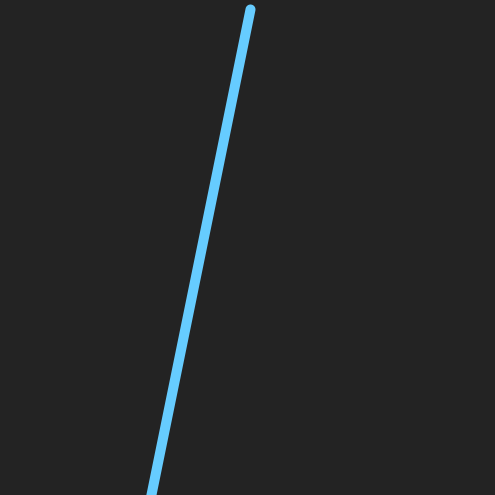
Frame 1 (no input)
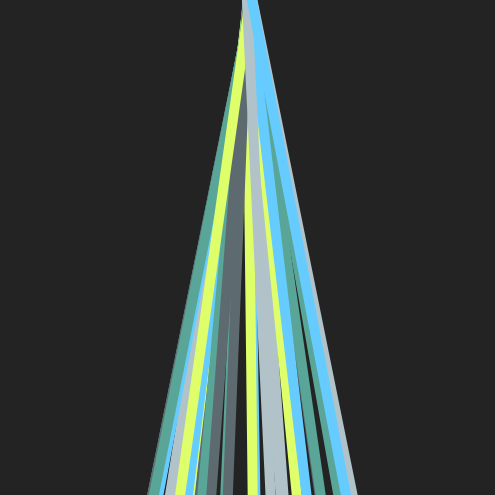
Frame 60 (the mouse pressed at the canvas centre just before this capture)
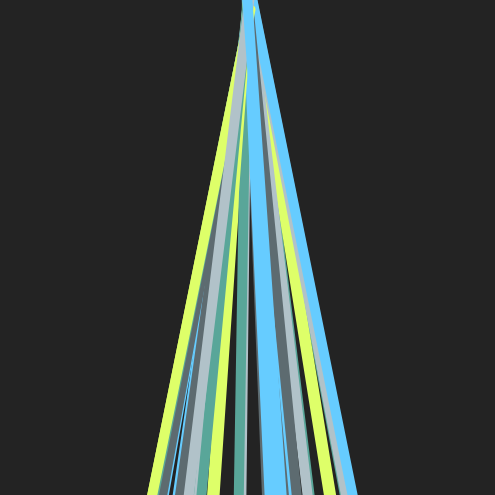
Frame 120 (the mouse held since frame 60 and released just before this capture)

The Processing sketch that drew these frames (run headless with seeded random() and noise(); from frame 60 on, the mouse is pressed at the canvas centre):

// Processing sketch: tree
// ── tree.pde
int i;
color[] colours = {#66CCFF, #5D6B70, #59a699, #DEFF69, #B1C2C9};
color COLOUR;
int WINDOWSIZE, BOXSIZE, MARGIN, COLSNUM;
int minx, miny, col, row;
ArrayList<EggRing> eggs;
int EGGSIZE;
int BGCOLOUR;
float TILT;
int dir;
int linecount;

void setup() {
  WINDOWSIZE = 495;
  EGGSIZE = 80;
  COLSNUM = 3;
  BGCOLOUR = 35;
  TILT = 0.01;
  dir = 1;
  linecount = 0;
  surface.setSize(WINDOWSIZE, WINDOWSIZE);
  BOXSIZE = int(float(WINDOWSIZE) / COLSNUM);
  MARGIN = (WINDOWSIZE-(BOXSIZE*COLSNUM))/(COLSNUM+1);
  imageMode(CENTER);
  noStroke();
  background(BGCOLOUR);
  i = 0;
  col = 0;
  row = 0;
  minx = MARGIN;
  miny = MARGIN+30;
  COLOUR = colours[i];
  eggs = new ArrayList<EggRing>();
  eggs.add(new EggRing(minx, miny, TILT, EGGSIZE, COLOUR, linecount));
}

void addLine() {
    minx = (minx + BOXSIZE + MARGIN) % (WINDOWSIZE-MARGIN);
    col = (col + 1);
    row = col/COLSNUM;
    miny = ((BOXSIZE + MARGIN)*(row)) + 30;
    COLOUR = getNextColour();
    int a = minx;
    int b = miny + 1;
   
    stroke(COLOUR);
    taperedLine(a,b);
}     

color getNextColour(){
  i++;
  return colours[i%colours.length];
}

void draw() { 
  background(BGCOLOUR);

  for(int e = 0; e < eggs.size(); e++){
    eggs.get(e).transmit();
  }
  while(linecount < 30){
    addLine();
    linecount++;
  }
}

void taperedLine(int x1, int y1){
  float t = TILT;
  eggs.add(new EggRing(x1, y1, t, EGGSIZE, COLOUR, linecount));
}

class Egg {
  float x, y; // X-coordinate, y-coordinate
  float tilt; // Left and right angle offset
  float angle; // Used to define the tilt
  float scalar; // Height of the egg
  float wobblesize;
  color linecol;

  // Constructor
  Egg(float xpos, float ypos, float t, float s, color c, int count) {
    x = xpos;
    y = ypos;
    tilt = t;
    scalar = s / 100.0;
    wobblesize = 0.09;
    linecol = c;
    angle = count;
  }

  void wobble() {
    tilt = cos(angle)/5;
    angle += wobblesize;
  }

  void display() {
    //noStroke();
    fill(linecol);
    pushMatrix();
    //translate(x, y);
    rotate(tilt);
    //scale(scalar);
    stroke(linecol);
    strokeWeight(10);
    line(WINDOWSIZE/2, -40, WINDOWSIZE/2,75+(WINDOWSIZE));
    dir = dir * -1;
    //beginShape();
    //vertex(0, -100);
    //bezierVertex(25, -100, 40, -65, 40, -40);
    //bezierVertex(40, -15, 25, 0, 0, 0);
    //bezierVertex(-25, 0, -40, -15, -40, -40);
    //bezierVertex(-40, -65, -25, -100, 0, -100);
    //endShape();
    popMatrix();
  }
}



class Ring {
  
  float x, y; // X-coordinate, y-coordinate
  float diameter; // Diameter of the ring
  boolean on = false; // Turns the display on and off
  float xorig;

  
  void start(float xpos, float ypos) {
    xorig = xpos;
    x = xpos;
    y = ypos;
    on = true;
    diameter = 1;
  }
  
  void grow() {
    if (on == true) {
      diameter += 0.5;
      if (diameter > width*2) {
        diameter = 0.0;
      }
    }
  }
  
  void move() {
    if (on == true) {
      x = x - 1;
      if (x <= 0) {
        x = xorig;
      }
    }
  }
  
  void display() {
    if (on == true) {
      fill(COLOUR);
      strokeWeight(14);
      stroke(155, 153);
      //ellipse(x, y, diameter, diameter);
      line(x,y,x+10,y+10);
    }
  }
}

class EggRing {
  Egg ovoid;
  Ring circle = new Ring();

  EggRing(float x, float y, float t, float sp, color c, int count) {
    ovoid = new Egg(x, y, t, sp, c, count);
    circle.start(x, y - sp/2);
  }

  void transmit() {
    ovoid.wobble();
    ovoid.display();
    if (circle.on == false) {
      circle.on = true;
    }
  }
}
